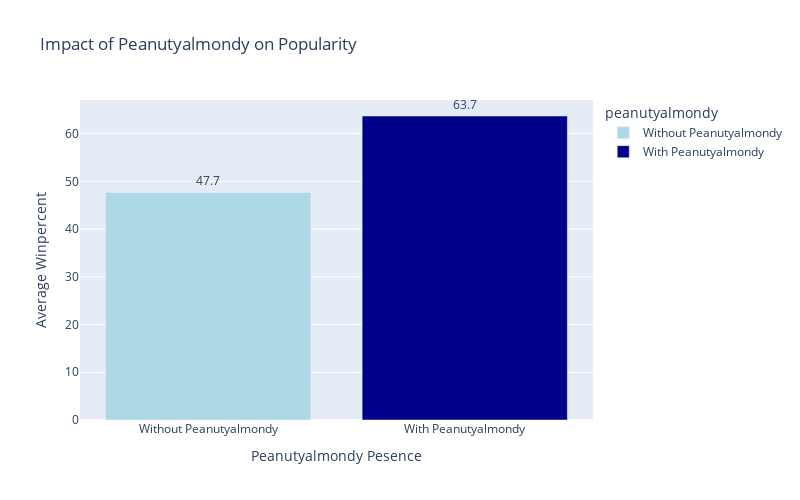

Notebook source saved alongside this figure:
### Code cell
peanutyalmondy_means = df.groupby("peanutyalmondy")["winpercent"].mean().reset_index()
peanutyalmondy_means["peanutyalmondy"] = peanutyalmondy_means["peanutyalmondy"].map({0: "Without Peanutyalmondy", 1:"With Peanutyalmondy"})
print(bar_means)

fig3 = px.bar(peanutyalmondy_means, x="peanutyalmondy", y="winpercent",
              title="Impact of Peanutyalmondy on Popularity",
              text=peanutyalmondy_means["winpercent"].round(1),
              color="peanutyalmondy", color_discrete_sequence=["lightblue", "darkblue"])

fig3.update_traces(textposition= "outside")
fig3.update_layout(yaxis_title="Average Winpercent", xaxis_title= "Peanutyalmondy Pesence", width=800, height=500)
fig3.write_image("/home/salah/plots/Peanutyalmondy.png", width=900, height=500)
fig3.show()

### Figure 1 — Plotly figure (JSON) as saved in the notebook; plotly's stock layout.template omitted (floating-point values rounded to 4 significant figures)
{"data": [{"hovertemplate": "peanutyalmondy=%{x}<br>winpercent=%{y}<br>text=%{text}<extra></extra>", "legendgroup": "Without Peanutyalmondy", "marker": {"color": "lightblue", "pattern": {"shape": ""}}, "name": "Without Peanutyalmondy", "orientation": "v", "showlegend": true, "text": [47.7], "textposition": "outside", "type": "bar", "x": ["Without Peanutyalmondy"], "xaxis": "x", "y": [47.68], "yaxis": "y"}, {"hovertemplate": "peanutyalmondy=%{x}<br>winpercent=%{y}<br>text=%{text}<extra></extra>", "legendgroup": "With Peanutyalmondy", "marker": {"color": "darkblue", "pattern": {"shape": ""}}, "name": "With Peanutyalmondy", "orientation": "v", "showlegend": true, "text": [63.7], "textposition": "outside", "type": "bar", "x": ["With Peanutyalmondy"], "xaxis": "x", "y": [63.7], "yaxis": "y"}], "layout": {"barmode": "relative", "height": 500, "legend": {"title": {"text": "peanutyalmondy"}, "tracegroupgap": 0}, "title": {"text": "Impact of Peanutyalmondy on Popularity"}, "width": 800, "xaxis": {"anchor": "y", "categoryarray": ["Without Peanutyalmondy", "With Peanutyalmondy"], "categoryorder": "array", "domain": [0, 1], "title": {"text": "Peanutyalmondy Pesence"}}, "yaxis": {"anchor": "x", "domain": [0, 1], "title": {"text": "Average Winpercent"}}}}
